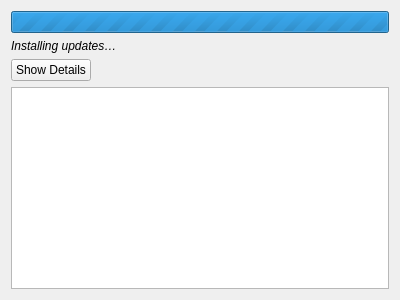
<?xml version="1.0" encoding="UTF-8"?>
<ui version="4.0">
 <class>InstallPage</class>
 <widget class="QWizardPage" name="InstallPage">
  <property name="geometry">
   <rect>
    <x>0</x>
    <y>0</y>
    <width>400</width>
    <height>300</height>
   </rect>
  </property>
  <property name="title">
   <string>Install Updates</string>
  </property>
  <property name="subTitle">
   <string>Updates are ready to be installed. Press &lt;Install&gt; to start the installation.</string>
  </property>
  <layout class="QFormLayout" name="formLayout">
   <item row="0" column="0" colspan="2">
    <widget class="QProgressBar" name="progressBar">
     <property name="maximum">
      <number>0</number>
     </property>
     <property name="textVisible">
      <bool>false</bool>
     </property>
    </widget>
   </item>
   <item row="2" column="0">
    <widget class="QPushButton" name="detailButton">
     <property name="text">
      <string>Show Details</string>
     </property>
     <property name="checkable">
      <bool>true</bool>
     </property>
    </widget>
   </item>
   <item row="2" column="1">
    <spacer name="horizontalSpacer">
     <property name="orientation">
      <enum>Qt::Horizontal</enum>
     </property>
     <property name="sizeHint" stdset="0">
      <size>
       <width>40</width>
       <height>20</height>
      </size>
     </property>
    </spacer>
   </item>
   <item row="3" column="0" colspan="2">
    <widget class="QTreeView" name="componentStatusView">
     <property name="editTriggers">
      <set>QAbstractItemView::NoEditTriggers</set>
     </property>
     <property name="showDropIndicator" stdset="0">
      <bool>false</bool>
     </property>
     <property name="alternatingRowColors">
      <bool>true</bool>
     </property>
     <property name="selectionMode">
      <enum>QAbstractItemView::NoSelection</enum>
     </property>
     <property name="textElideMode">
      <enum>Qt::ElideMiddle</enum>
     </property>
     <property name="expandsOnDoubleClick">
      <bool>false</bool>
     </property>
    </widget>
   </item>
   <item row="1" column="0" colspan="2">
    <widget class="QLabel" name="statusLabel">
     <property name="font">
      <font>
       <italic>true</italic>
      </font>
     </property>
     <property name="text">
      <string>Installing updates…</string>
     </property>
     <property name="textFormat">
      <enum>Qt::PlainText</enum>
     </property>
     <property name="textInteractionFlags">
      <set>Qt::TextSelectableByMouse</set>
     </property>
    </widget>
   </item>
  </layout>
 </widget>
 <resources/>
 <connections>
  <connection>
   <sender>detailButton</sender>
   <signal>toggled(bool)</signal>
   <receiver>componentStatusView</receiver>
   <slot>setVisible(bool)</slot>
   <hints>
    <hint type="sourcelabel">
     <x>48</x>
     <y>77</y>
    </hint>
    <hint type="destinationlabel">
     <x>199</x>
     <y>192</y>
    </hint>
   </hints>
  </connection>
 </connections>
</ui>
